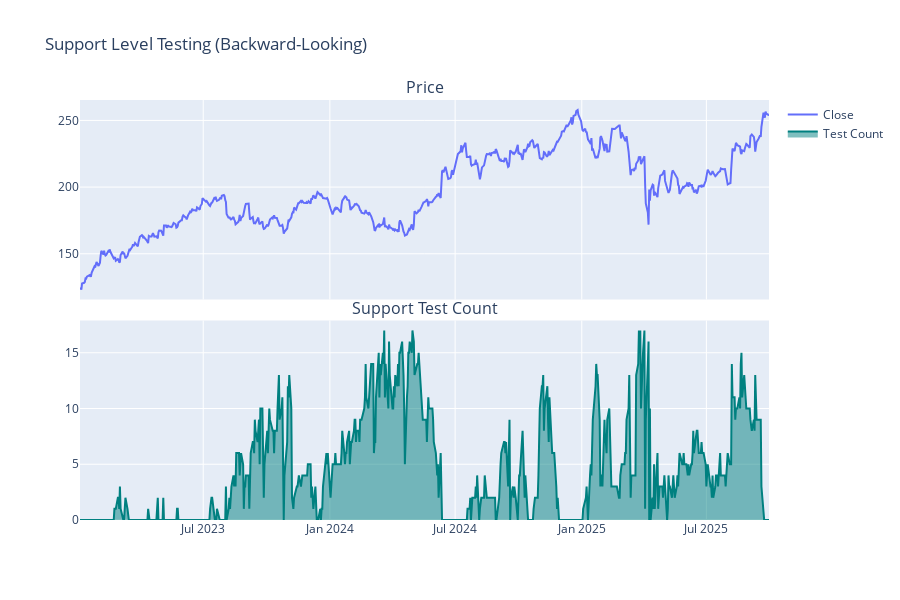

Source (notebook cell):
### Markdown cell above
## 4. Support Test Count

Counts how many times price has tested similar support levels (within 2% tolerance). More tests = stronger support = higher probability bounce.

### Code cell
df = detect_support_tests(df, tolerance=0.02, lookback_window=8)

fig = make_subplots(
    rows=2, cols=1, shared_xaxes=True, vertical_spacing=0.05, subplot_titles=("Price", "Support Test Count")
)

fig.add_trace(go.Scatter(x=df["date"], y=df["close"], name="Close"), row=1, col=1)
fig.add_trace(
    go.Scatter(x=df["date"], y=df["support_test_count"], name="Test Count", fill="tozeroy", line={"color": "teal"}),
    row=2,
    col=1,
)

fig.update_layout(height=600, title_text="Support Level Testing (Backward-Looking)")
fig.show()

print(f"Max support tests: {df['support_test_count'].max()}")

### Figure 1 — Plotly figure (JSON) as saved in the notebook; plotly's stock layout.template omitted (floating-point values rounded to 4 significant figures; data arrays with more than 128 entries replaced by an {"elided": "..."} marker saying what was removed)
{"data": [{"name": "Close", "type": "scatter", "x": {"elided": "688 str values"}, "xaxis": "x", "y": {"elided": "688 float values"}, "yaxis": "y"}, {"fill": "tozeroy", "line": {"color": "teal"}, "name": "Test Count", "type": "scatter", "x": {"elided": "688 str values"}, "xaxis": "x2", "y": {"elided": "688 int values"}, "yaxis": "y2"}], "layout": {"annotations": [{"font": {"size": 16}, "showarrow": false, "text": "Price", "x": 0.5, "xanchor": "center", "xref": "paper", "y": 1, "yanchor": "bottom", "yref": "paper"}, {"font": {"size": 16}, "showarrow": false, "text": "Support Test Count", "x": 0.5, "xanchor": "center", "xref": "paper", "y": 0.475, "yanchor": "bottom", "yref": "paper"}], "height": 600, "title": {"text": "Support Level Testing (Backward-Looking)"}, "xaxis": {"anchor": "y", "domain": [0, 1], "matches": "x2", "showticklabels": false}, "xaxis2": {"anchor": "y2", "domain": [0, 1]}, "yaxis": {"anchor": "x", "domain": [0.525, 1]}, "yaxis2": {"anchor": "x2", "domain": [0, 0.475]}}}
